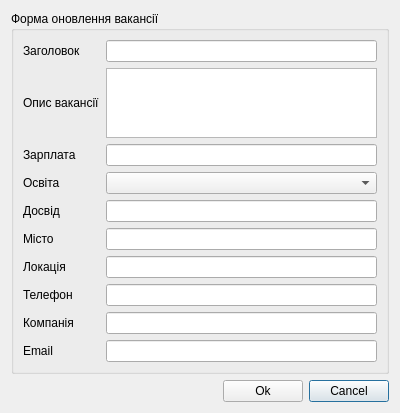
<?xml version="1.0" encoding="UTF-8"?>
<ui version="4.0">
 <class>VacancyUpdateWindow</class>
 <widget class="QDialog" name="VacancyUpdateWindow">
  <property name="geometry">
   <rect>
    <x>0</x>
    <y>0</y>
    <width>400</width>
    <height>391</height>
   </rect>
  </property>
  <property name="windowTitle">
   <string>Dialog</string>
  </property>
  <layout class="QGridLayout" name="gridLayout_2">
   <item row="1" column="2">
    <widget class="QPushButton" name="btn_cancel">
     <property name="text">
      <string>Cancel</string>
     </property>
    </widget>
   </item>
   <item row="1" column="1">
    <widget class="QPushButton" name="btn_ok">
     <property name="text">
      <string>Ok</string>
     </property>
    </widget>
   </item>
   <item row="1" column="0">
    <spacer name="horizontalSpacer">
     <property name="orientation">
      <enum>Qt::Horizontal</enum>
     </property>
     <property name="sizeHint" stdset="0">
      <size>
       <width>40</width>
       <height>20</height>
      </size>
     </property>
    </spacer>
   </item>
   <item row="0" column="0" colspan="3">
    <widget class="QGroupBox" name="groupBox">
     <property name="title">
      <string>Форма оновлення вакансії</string>
     </property>
     <layout class="QGridLayout" name="gridLayout">
      <item row="6" column="1">
       <widget class="QLineEdit" name="le_location"/>
      </item>
      <item row="4" column="0">
       <widget class="QLabel" name="l_experience">
        <property name="text">
         <string>Досвід</string>
        </property>
       </widget>
      </item>
      <item row="9" column="0">
       <widget class="QLabel" name="l_company">
        <property name="text">
         <string>Компанія</string>
        </property>
       </widget>
      </item>
      <item row="0" column="0">
       <widget class="QLabel" name="l_title">
        <property name="text">
         <string>Заголовок</string>
        </property>
       </widget>
      </item>
      <item row="5" column="0">
       <widget class="QLabel" name="l_city">
        <property name="text">
         <string>Місто</string>
        </property>
       </widget>
      </item>
      <item row="4" column="1">
       <widget class="QLineEdit" name="le_experience"/>
      </item>
      <item row="6" column="0">
       <widget class="QLabel" name="l_location">
        <property name="text">
         <string>Локація</string>
        </property>
       </widget>
      </item>
      <item row="7" column="1">
       <widget class="QLineEdit" name="le_phone"/>
      </item>
      <item row="3" column="1">
       <widget class="QComboBox" name="cb_education"/>
      </item>
      <item row="9" column="1">
       <widget class="QLineEdit" name="le_company"/>
      </item>
      <item row="10" column="1">
       <widget class="QLineEdit" name="le_email"/>
      </item>
      <item row="2" column="1">
       <widget class="QLineEdit" name="le_salary"/>
      </item>
      <item row="3" column="0">
       <widget class="QLabel" name="l_education">
        <property name="text">
         <string>Освіта</string>
        </property>
       </widget>
      </item>
      <item row="7" column="0">
       <widget class="QLabel" name="l_phone">
        <property name="text">
         <string>Телефон</string>
        </property>
       </widget>
      </item>
      <item row="2" column="0">
       <widget class="QLabel" name="l_salary">
        <property name="text">
         <string>Зарплата</string>
        </property>
       </widget>
      </item>
      <item row="1" column="1">
       <widget class="QTextEdit" name="te_description">
        <property name="minimumSize">
         <size>
          <width>48</width>
          <height>0</height>
         </size>
        </property>
       </widget>
      </item>
      <item row="5" column="1">
       <widget class="QLineEdit" name="le_city"/>
      </item>
      <item row="1" column="0">
       <widget class="QLabel" name="l_description">
        <property name="text">
         <string>Опис вакансії</string>
        </property>
       </widget>
      </item>
      <item row="0" column="1">
       <widget class="QLineEdit" name="le_title"/>
      </item>
      <item row="10" column="0">
       <widget class="QLabel" name="l_email">
        <property name="text">
         <string>Email</string>
        </property>
       </widget>
      </item>
     </layout>
    </widget>
   </item>
  </layout>
 </widget>
 <resources/>
 <connections/>
</ui>
